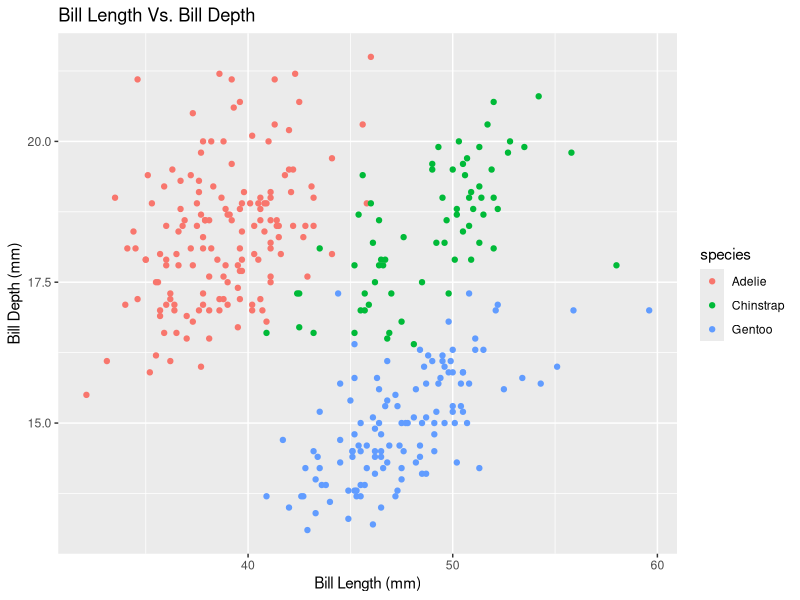
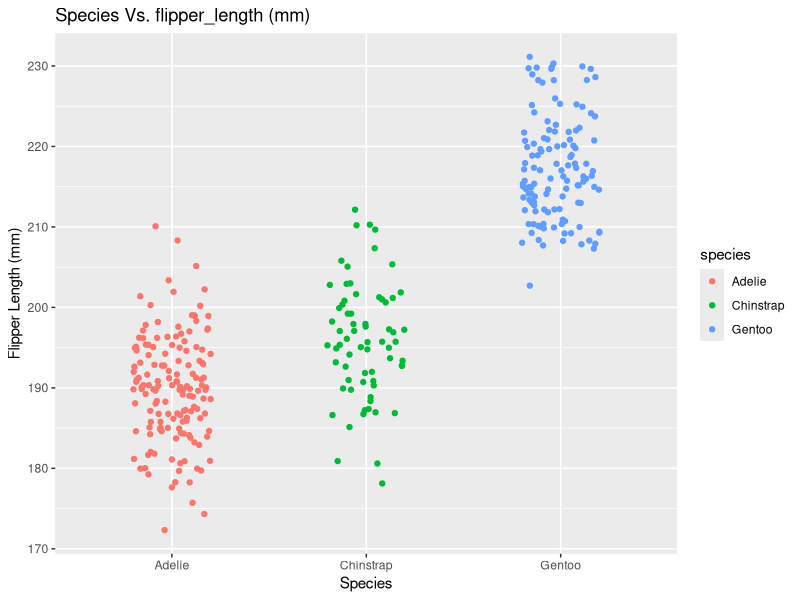

R code for these plots, in order:
## ---- chunk 1
library(palmerpenguins)
library(tidyverse)
## ---- chunk 2
my_expression<-expression(x^2)
x<-3
my_deriv<-D(my_expression,"x")
evaluate<-eval(my_deriv)
evaluate               
## ---- chunk 3
my_expression2<-expression(2*(3*a+2)^4-5)
a<-1.2
my_deriv2<-D(my_expression2,"a")
evaluate2<-eval(my_deriv2)
evaluate2 
## ---- chunk 4
#Getting data from palmerpenguins
data(package='palmerpenguins')

ggplot(penguins, aes(x=bill_length_mm,y=bill_depth_mm, color=species)) +  geom_point() +
  labs(title = "Bill Length Vs. Bill Depth",
       x = "Bill Length (mm)",
       y = "Bill Depth (mm)") 
## ---- chunk 5
head(penguins)
ggplot(penguins, aes(x=species, y=flipper_length_mm,color=species)) + geom_jitter(width = 0.2) +
  labs(title = "Species Vs. flipper_length (mm)",
       x = "Species",
       y = "Flipper Length (mm)") 
